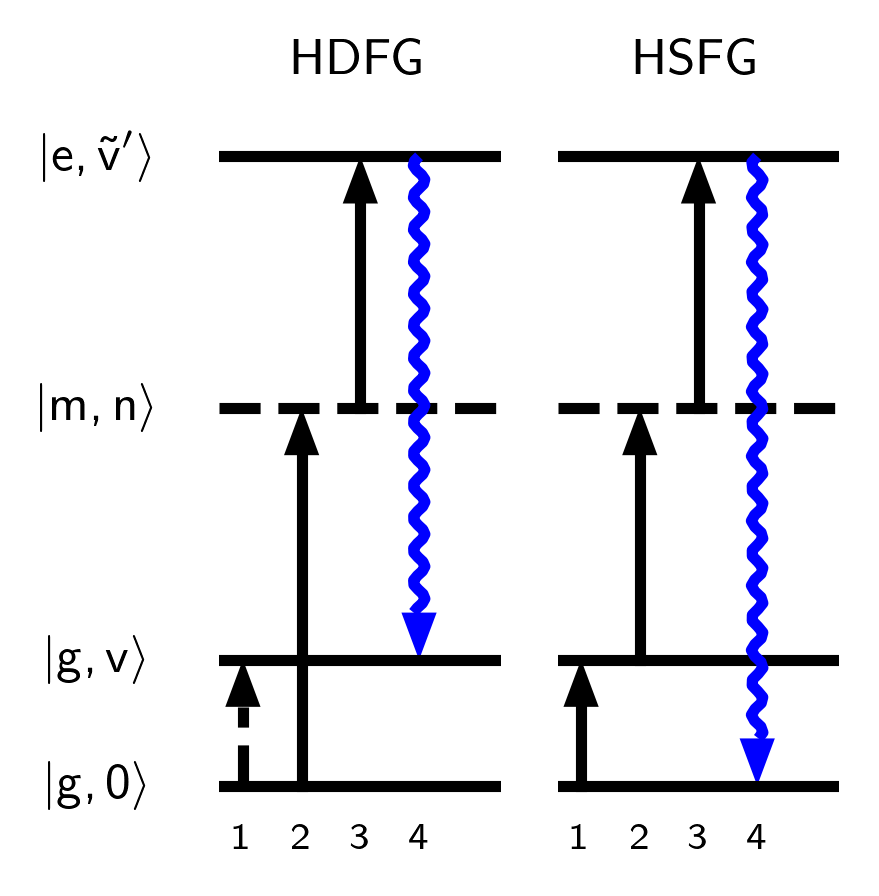

Python code for this plot:
# -*- coding: utf-8 -*-
"""
Created on Mon Jul  8 10:53:49 2024

@author: rpm
"""

import matplotlib.pyplot as plt 
from WrightTools.diagrams import WMEL
import pathlib


here = pathlib.Path(__file__).resolve().parent

fig = WMEL.Artist([2,1], [0, 0.2, 0.6, 1], state_names=("$\mathsf{| g, 0\\rangle}$",
                                                                   "$\mathsf{|g, v\\rangle}$", 
                                                                   "$\mathsf{|m, n\\rangle}$",
                                                                   "$\mathsf{|e, \\tilde{v}'\\rangle}$"), number_of_interactions=5, state_font_size=9, state_text_buffer = 0.6, virtual = [2])

fig.add_arrow([0,0], 0, [0,1], kind='bra', color="k", label = "$\mathsf{1}$", head_length = 0.075)
fig.add_arrow([0,0], 1, [0,2], kind='ket', color="k", label = "$\mathsf{2}$", head_length = 0.075)
fig.add_arrow([0,0], 2, [2,3], kind='ket', color="k", label = "$\mathsf{3}$", head_length = 0.075)
fig.add_arrow([0,0], 3, [3,1], kind='out', color="blue", label = "$\mathsf{4}$", head_length = 0.075)

fig.add_arrow([1,0], 0, [0,1], kind='ket', color="k", label = "$\mathsf{1}$", head_length = 0.075)
fig.add_arrow([1,0], 1, [1,2], kind='ket', color="k", label = "$\mathsf{2}$", head_length = 0.075)
fig.add_arrow([1,0], 2, [2,3], kind='ket', color="k", label = "$\mathsf{3}$", head_length = 0.075)
fig.add_arrow([1,0], 3, [3,0], kind='out', color="blue", label = "$\mathsf{4}$", head_length = 0.075)

fig.label_columns(['$\mathsf{HDFG}$', '$\mathsf{HSFG}$'], font_size = 9)

plt.savefig(here / "toc.png", bbox_inches='tight')

